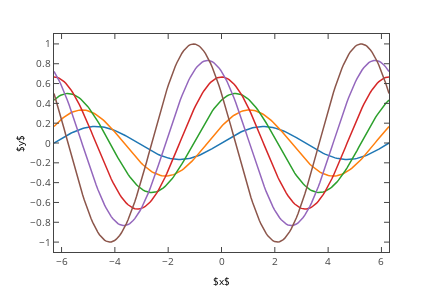

The notebook cell this image was saved under:
### Markdown cell above
Now compare this to a plot generated by converting our previous `matplotlib` figure:

### Code cell
import plotly.tools as tls

plotly_fig = tls.mpl_to_plotly(mpl_figure)
plotly.offline.iplot(plotly_fig)

### Figure 1 — Plotly figure (JSON) as saved in the notebook; plotly's stock layout.template omitted (floating-point values rounded to 4 significant figures; data arrays with more than 128 entries replaced by an {"elided": "..."} marker saying what was removed)
{"data": [{"line": {"color": "rgba (31, 119, 180, 1)", "dash": "solid", "width": 1.5}, "mode": "lines", "name": "_line0", "type": "scatter", "x": {"elided": "200 float values"}, "xaxis": "x1", "y": {"elided": "200 float values"}, "yaxis": "y1"}, {"line": {"color": "rgba (255, 127, 14, 1)", "dash": "solid", "width": 1.5}, "mode": "lines", "name": "_line1", "type": "scatter", "x": {"elided": "200 float values"}, "xaxis": "x1", "y": {"elided": "200 float values"}, "yaxis": "y1"}, {"line": {"color": "rgba (44, 160, 44, 1)", "dash": "solid", "width": 1.5}, "mode": "lines", "name": "_line2", "type": "scatter", "x": {"elided": "200 float values"}, "xaxis": "x1", "y": {"elided": "200 float values"}, "yaxis": "y1"}, {"line": {"color": "rgba (214, 39, 40, 1)", "dash": "solid", "width": 1.5}, "mode": "lines", "name": "_line3", "type": "scatter", "x": {"elided": "200 float values"}, "xaxis": "x1", "y": {"elided": "200 float values"}, "yaxis": "y1"}, {"line": {"color": "rgba (148, 103, 189, 1)", "dash": "solid", "width": 1.5}, "mode": "lines", "name": "_line4", "type": "scatter", "x": {"elided": "200 float values"}, "xaxis": "x1", "y": {"elided": "200 float values"}, "yaxis": "y1"}, {"line": {"color": "rgba (140, 86, 75, 1)", "dash": "solid", "width": 1.5}, "mode": "lines", "name": "_line5", "type": "scatter", "x": {"elided": "200 float values"}, "xaxis": "x1", "y": {"elided": "200 float values"}, "yaxis": "y1"}], "layout": {"autosize": false, "height": 288, "hovermode": "closest", "margin": {"b": 36, "l": 54, "pad": 0, "r": 43, "t": 34}, "showlegend": false, "width": 432, "xaxis1": {"anchor": "y1", "domain": [0, 1], "mirror": "ticks", "nticks": 9, "range": [-6.283, 6.283], "showgrid": false, "showline": true, "side": "bottom", "tickfont": {"size": 10}, "ticks": "inside", "title": "$x$", "titlefont": {"color": "#000000", "size": 10}, "type": "linear", "zeroline": false}, "yaxis1": {"anchor": "x1", "domain": [0, 1], "mirror": "ticks", "nticks": 11, "range": [-1.1, 1.1], "showgrid": false, "showline": true, "side": "left", "tickfont": {"size": 10}, "ticks": "inside", "title": "$y$", "titlefont": {"color": "#000000", "size": 10}, "type": "linear", "zeroline": false}}}
